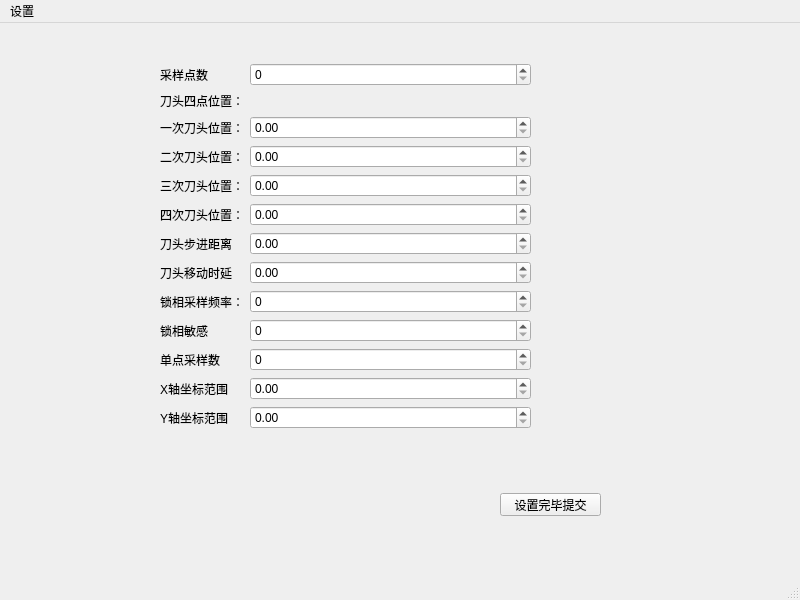
<?xml version="1.0" encoding="UTF-8"?>
<ui version="4.0">
 <class>MainWindow</class>
 <widget class="QMainWindow" name="MainWindow">
  <property name="geometry">
   <rect>
    <x>0</x>
    <y>0</y>
    <width>800</width>
    <height>600</height>
   </rect>
  </property>
  <property name="windowTitle">
   <string>MainWindow</string>
  </property>
  <widget class="QWidget" name="centralwidget">
   <widget class="QWidget" name="formLayoutWidget">
    <property name="geometry">
     <rect>
      <x>160</x>
      <y>40</y>
      <width>371</width>
      <height>371</height>
     </rect>
    </property>
    <layout class="QFormLayout" name="formLayout">
     <property name="sizeConstraint">
      <enum>QLayout::SetMaximumSize</enum>
     </property>
     <item row="0" column="0">
      <widget class="QLabel" name="label">
       <property name="text">
        <string>采样点数</string>
       </property>
      </widget>
     </item>
     <item row="0" column="1">
      <widget class="QSpinBox" name="spinBox"/>
     </item>
     <item row="3" column="0">
      <widget class="QLabel" name="label_2">
       <property name="text">
        <string>刀头四点位置：</string>
       </property>
      </widget>
     </item>
     <item row="4" column="0">
      <widget class="QLabel" name="label_3">
       <property name="text">
        <string>一次刀头位置：</string>
       </property>
      </widget>
     </item>
     <item row="4" column="1">
      <widget class="QDoubleSpinBox" name="doubleSpinBox_2"/>
     </item>
     <item row="5" column="0">
      <widget class="QLabel" name="label_4">
       <property name="text">
        <string>二次刀头位置：</string>
       </property>
      </widget>
     </item>
     <item row="5" column="1">
      <widget class="QDoubleSpinBox" name="doubleSpinBox"/>
     </item>
     <item row="7" column="0">
      <widget class="QLabel" name="label_5">
       <property name="text">
        <string>三次刀头位置：</string>
       </property>
      </widget>
     </item>
     <item row="7" column="1">
      <widget class="QDoubleSpinBox" name="doubleSpinBox_3"/>
     </item>
     <item row="8" column="0">
      <widget class="QLabel" name="label_6">
       <property name="text">
        <string>四次刀头位置：</string>
       </property>
      </widget>
     </item>
     <item row="8" column="1">
      <widget class="QDoubleSpinBox" name="doubleSpinBox_4"/>
     </item>
     <item row="9" column="0">
      <widget class="QLabel" name="label_10">
       <property name="text">
        <string>刀头步进距离</string>
       </property>
      </widget>
     </item>
     <item row="9" column="1">
      <widget class="QDoubleSpinBox" name="doubleSpinBox_7"/>
     </item>
     <item row="12" column="1">
      <widget class="QSpinBox" name="spinBox_2"/>
     </item>
     <item row="15" column="0">
      <widget class="QLabel" name="label_8">
       <property name="text">
        <string>X轴坐标范围</string>
       </property>
      </widget>
     </item>
     <item row="15" column="1">
      <widget class="QDoubleSpinBox" name="doubleSpinBox_5"/>
     </item>
     <item row="16" column="0">
      <widget class="QLabel" name="label_9">
       <property name="text">
        <string>Y轴坐标范围</string>
       </property>
      </widget>
     </item>
     <item row="16" column="1">
      <widget class="QDoubleSpinBox" name="doubleSpinBox_6"/>
     </item>
     <item row="12" column="0">
      <widget class="QLabel" name="label_7">
       <property name="text">
        <string>锁相采样频率：</string>
       </property>
      </widget>
     </item>
     <item row="14" column="0">
      <widget class="QLabel" name="label_11">
       <property name="text">
        <string>单点采样数</string>
       </property>
      </widget>
     </item>
     <item row="14" column="1">
      <widget class="QSpinBox" name="spinBox_3"/>
     </item>
     <item row="13" column="0">
      <widget class="QLabel" name="label_12">
       <property name="text">
        <string>锁相敏感</string>
       </property>
      </widget>
     </item>
     <item row="13" column="1">
      <widget class="QSpinBox" name="spinBox_4"/>
     </item>
     <item row="10" column="0">
      <widget class="QLabel" name="label_13">
       <property name="text">
        <string>刀头移动时延</string>
       </property>
      </widget>
     </item>
     <item row="10" column="1">
      <widget class="QDoubleSpinBox" name="doubleSpinBox_8"/>
     </item>
    </layout>
   </widget>
   <widget class="QPushButton" name="pushButton">
    <property name="geometry">
     <rect>
      <x>500</x>
      <y>470</y>
      <width>101</width>
      <height>23</height>
     </rect>
    </property>
    <property name="text">
     <string>设置完毕提交</string>
    </property>
   </widget>
  </widget>
  <widget class="QMenuBar" name="menubar">
   <property name="geometry">
    <rect>
     <x>0</x>
     <y>0</y>
     <width>800</width>
     <height>23</height>
    </rect>
   </property>
   <widget class="QMenu" name="menu">
    <property name="title">
     <string>设置</string>
    </property>
   </widget>
   <addaction name="menu"/>
  </widget>
  <widget class="QStatusBar" name="statusbar"/>
 </widget>
 <resources/>
 <connections/>
</ui>
